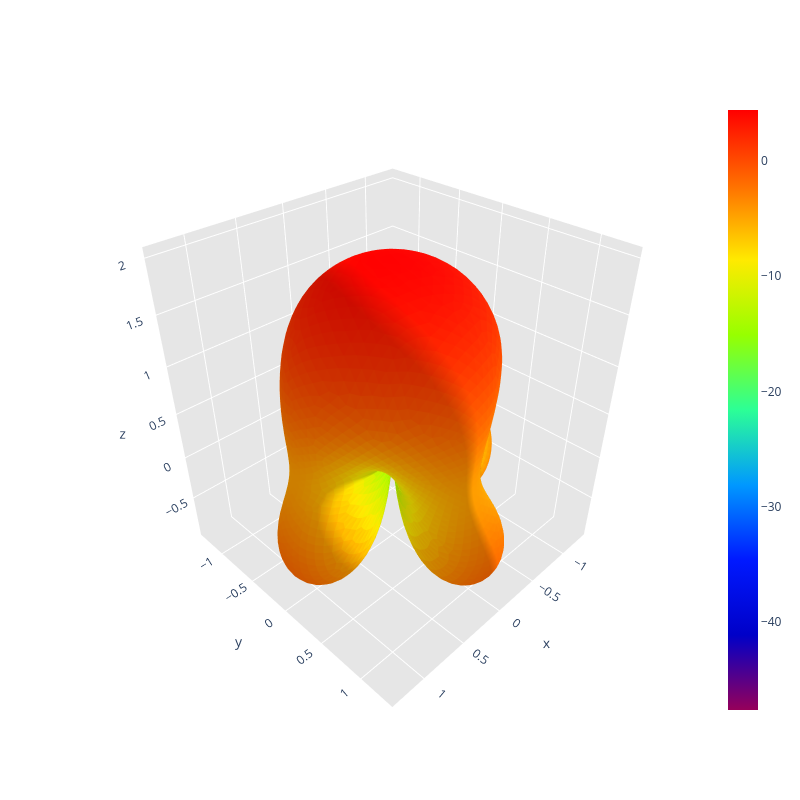

Notebook code for this chart:
### Code cell
display_lhcp_gain(path, save_image=False)

### Figure 1 — Plotly figure (JSON) as saved in the notebook; plotly's stock layout.template omitted (floating-point values rounded to 4 significant figures; data arrays with more than 128 entries replaced by an {"elided": "..."} marker saying what was removed)
{"data": [{"facecolor": {"elided": "10296 str values"}, "i": {"elided": "10296 int values"}, "j": {"elided": "10296 int values"}, "k": {"elided": "10296 int values"}, "name": "", "type": "mesh3d", "x": {"elided": "5150 float values"}, "y": {"elided": "5150 float values"}, "z": {"elided": "5150 float values"}}, {"hoverinfo": "none", "marker": {"color": [-47.66, 4.422], "colorscale": [[0, "rgb(150, 0, 90)"], [0.125, "rgb(0, 0, 200)"], [0.25, "rgb(0, 25, 255)"], [0.375, "rgb(0, 152, 255)"], [0.5, "rgb(44, 255, 150)"], [0.625, "rgb(151, 255, 0)"], [0.75, "rgb(255, 234, 0)"], [0.875, "rgb(255, 111, 0)"], [1, "rgb(255, 0, 0)"]], "showscale": true, "size": 0.1}, "mode": "markers", "showlegend": false, "type": "scatter3d", "x": [1.225e-16], "y": [-2.999e-32], "z": [2.0]}], "layout": {"height": 800, "scene": {"aspectratio": {"x": 0.8881, "y": 0.8867, "z": 1}, "xaxis": {"backgroundcolor": "rgb(230, 230, 230)", "gridcolor": "rgb(255, 255, 255)", "showbackground": true, "zerolinecolor": "rgb(255, 255, 255)"}, "yaxis": {"backgroundcolor": "rgb(230, 230, 230)", "gridcolor": "rgb(255, 255, 255)", "showbackground": true, "zerolinecolor": "rgb(255, 255, 255)"}, "zaxis": {"backgroundcolor": "rgb(230, 230, 230)", "gridcolor": "rgb(255, 255, 255)", "showbackground": true, "zerolinecolor": "rgb(255, 255, 255)"}}, "title": {"text": ""}, "width": 800}}
